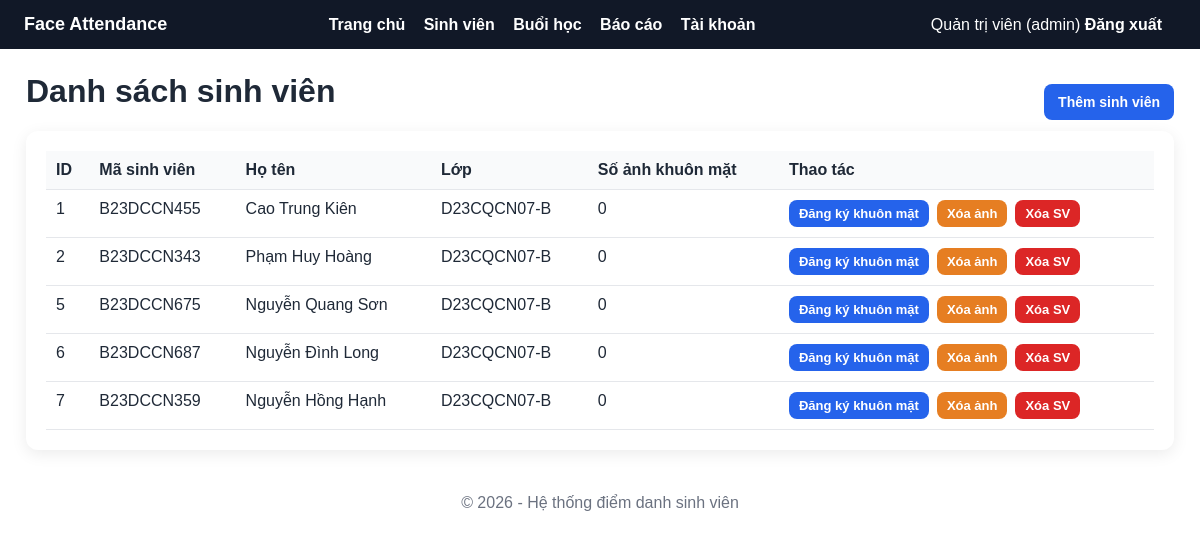
The app's page /students (signed in) with its own data.
### tables this page shows
CREATE TABLE students (
            id INTEGER PRIMARY KEY AUTOINCREMENT,
            student_code TEXT NOT NULL UNIQUE,
            full_name TEXT NOT NULL,
            class_name TEXT NOT NULL,
            user_id INTEGER,
            created_at TEXT NOT NULL,
            FOREIGN KEY(user_id) REFERENCES users(id)
        );

### app.py (the view)
@app.route("/students")
@login_required
def students():
    db = get_db()
    if flask_session.get("role") == "student":
        rows = db.execute(
            "SELECT * FROM students WHERE user_id = ? ORDER BY id ASC",
            (flask_session["user_id"],),
        ).fetchall()
    else:
        rows = db.execute("SELECT * FROM students ORDER BY id ASC").fetchall()
    counts = {row["id"]: count_student_face_images(row["id"]) for row in rows}
    db.close()
    return render_template("students.html", students=rows, face_counts=counts)

### app.py (called while the page is built)
def get_db():
    import sqlite3
    conn = sqlite3.connect(DATABASE_PATH)
    conn.row_factory = sqlite3.Row
    conn.execute("PRAGMA foreign_keys = ON")
    return conn

def login_required(view_func):
    @wraps(view_func)
    def wrapper(*args, **kwargs):
        if "user_id" not in flask_session:
            flash("Vui lòng đăng nhập để tiếp tục.", "warning")
            return redirect(url_for("login"))
        return view_func(*args, **kwargs)
    return wrapper

@app.context_processor
def inject_globals():
    return {"current_year": datetime.now().year}

def count_student_face_images(student_id):
    folder = FACES_DIR / str(student_id)
    if not folder.exists():
        return 0
    return len([p for p in folder.iterdir() if p.suffix.lower() in {".jpg", ".jpeg", ".png"}])

### templates/students.html (shortened to what this page needs)
{% extends "base.html" %}
{% block content %}
<div class="actions" style="justify-content: space-between; align-items: center;">
    <h1>Danh sách sinh viên</h1>
    {% if session.get('role') in ['admin', 'teacher'] %}
        <a class="btn" href="{{ url_for('add_student') }}">Thêm sinh viên</a>
    {% endif %}
</div>
<div class="card">
    <table class="table">
        <thead>
            <tr>
                <th>ID</th>
                <th>Mã sinh viên</th>
                <th>Họ tên</th>
                <th>Lớp</th>
                <th>Số ảnh khuôn mặt</th>
                <th>Thao tác</th>
            </tr>
        </thead>
        <tbody>
            {% for student in students %}
            <tr>
                <td>{{ student.id }}</td>
                <td>{{ student.student_code }}</td>
                <td>{{ student.full_name }}</td>
                <td>{{ student.class_name }}</td>
                <td>{{ face_counts.get(student.id, 0) }}</td>
                <td>
                    <div class="actions">
                    {% if session.get('role') in ['admin', 'teacher'] %}
                        <a class="btn small" href="{{ url_for('enroll', student_id=student.id) }}">Đăng ký khuôn mặt</a>
                    {% endif %}
                    {% if session.get('role') in ['admin', 'teacher'] %}
                        <form method="post" action="{{ url_for('delete_student_faces', student_id=student.id) }}" onsubmit="return confirm('Xóa toàn bộ ảnh khuôn mặt của sinh viên này?')">
                            <button class="btn small" type="submit" style="background:#e67e22;">Xóa ảnh</button>
                        </form>
                    {% endif %}
                    {% if session.get('role') == 'admin' %}
                        <form method="post" action="{{ url_for('delete_student', student_id=student.id) }}" onsubmit="return confirm('Xóa sinh viên này? Hành động này không thể hoàn tác!')">
                            <button class="danger small" type="submit">Xóa SV</button>
                        </form>
                    {% endif %}
                    </div>
                </td>
            </tr>
            {% else %}
            <tr><td colspan="6">Chưa có sinh viên.</td></tr>
            {% endfor %}
        </tbody>
    </table>
</div>
{% endblock %}

### static/css/style.css (style rules this page uses)
* { box-sizing: border-box; }
body { margin: 0; font-family: Arial, Helvetica, sans-serif; background: #ffffff; color: #1f2937; }
.card { background: #fff; border-radius: 12px; padding: 20px; box-shadow: 0 4px 16px rgba(0, 0, 0, 0.08); margin-bottom: 18px; }
h1, h2, h3 { margin-top: 0; }
.table { width: 100%; border-collapse: collapse; background: #fff; }
.table th, .table td { border-bottom: 1px solid #e5e7eb; padding: 10px; text-align: left; vertical-align: top; }
.table th { background: #f9fafb; }
button, .btn { display: inline-block; border: 0; border-radius: 8px; padding: 10px 14px; background: #2563eb; color: #fff; text-decoration: none; cursor: pointer; font-weight: 700; font-size: 14px; }
.btn.danger, button.danger { background: #dc2626; }
.btn.small, button.small { padding: 6px 10px; font-size: 13px; }
.actions { display: flex; gap: 8px; flex-wrap: wrap; }

### records on screen
students: id "1", student_code "B23DCCN455", full_name "Cao Trung Kiên", class_name "D23CQCN07-B", get "0"
students: id "2", student_code "B23DCCN343", full_name "Phạm Huy Hoàng", class_name "D23CQCN07-B", get "0"
students: id "5", student_code "B23DCCN675", full_name "Nguyễn Quang Sơn", class_name "D23CQCN07-B", get "0"
students: id "6", student_code "B23DCCN687", full_name "Nguyễn Đình Long", class_name "D23CQCN07-B", get "0"
students: id "7", student_code "B23DCCN359", full_name "Nguyễn Hồng Hạnh", class_name "D23CQCN07-B", get "0"

### other values on screen
{{ session.get('full_name') }} "Quản trị viên"
{{ session.get('role') }} "admin"
